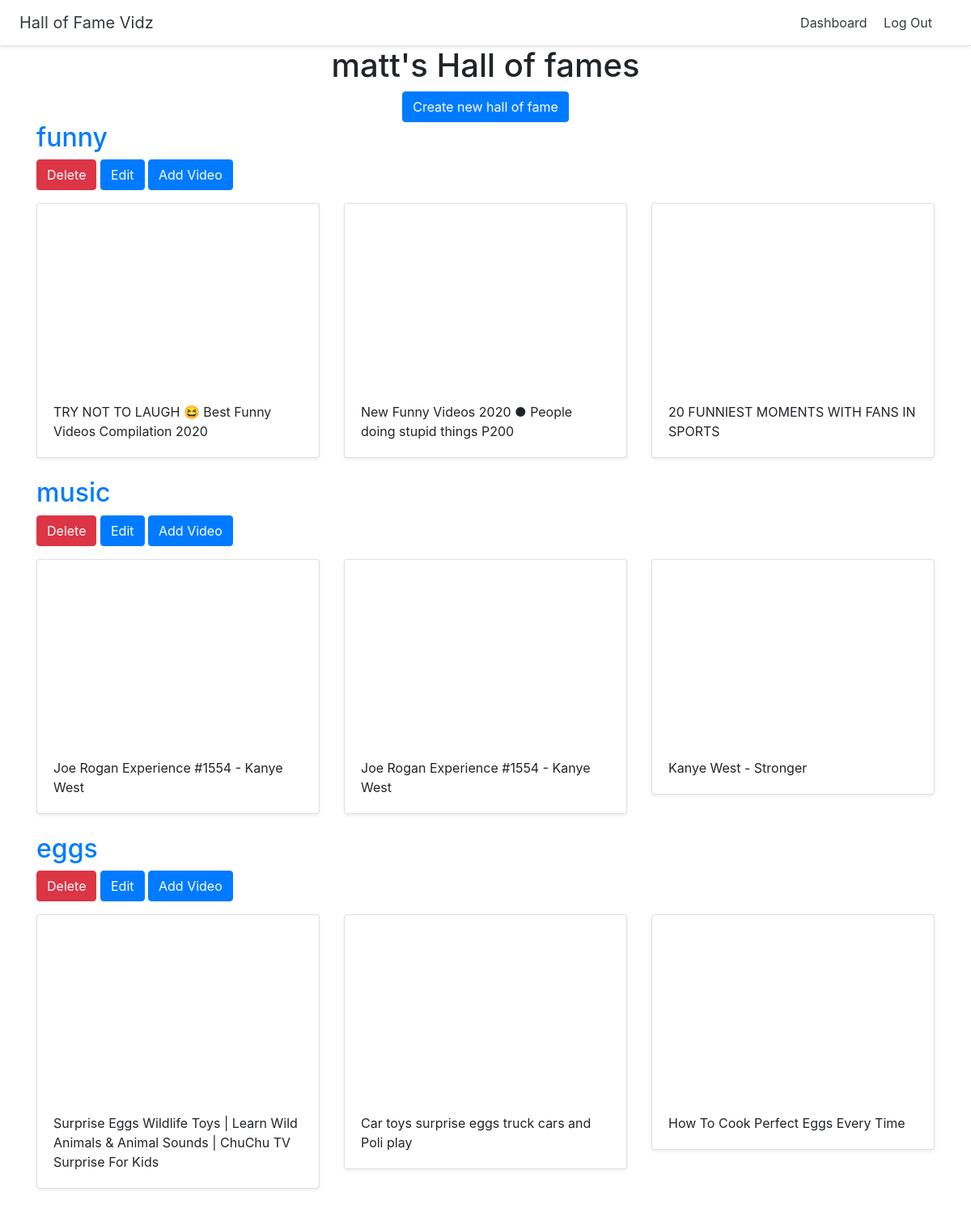
The page /dashboard (signed in) on the database its author committed.
### halls/models.py (models this page shows)
class Hall(models.Model):
	title = models.CharField(max_length = 255)
	user = models.ForeignKey(User, on_delete = models.CASCADE)

class Video(models.Model):
	title = models.CharField(max_length = 255)
	url = models.URLField()
	youtube_id = models.CharField(max_length = 255)
	hall = models.ForeignKey(Hall, on_delete = models.CASCADE)

### halls/views.py (the view)
# urls.py: path('dashboard', views.dashboard, name='dashboard'),
@login_required
def dashboard(request):
	halls = Hall.objects.filter(user = request.user)
	return render(request, 'halls/dashboard.html', {'halls':halls})

### halls/templates/halls/dashboard.html
  {% extends 'halls/base.html' %}
  {% block content %}
<div class="container">
	<div class="text-center">
		<h1>{{ user.username }}'s Hall of fames</h1>
		<a href="{% url 'create_hall' %}" class="btn btn-primary">Create new hall of fame</a>
	</div>
		{% for hall in halls %}
		<h2><a href="{% url 'detail_hall' hall.id %}">{{ hall.title }}</a></h2>
		<a href="{% url 'delete_hall' hall.id %}" class="btn btn-danger">Delete</a>
		<a href="{% url 'update_hall' hall.id %}" class="btn btn-primary">Edit</a>
		<a href="{% url 'add_video' hall.id %}" class="btn btn-primary">Add Video</a>
		<div class="row">
			{% for video in hall.video_set.all|slice:"0:3" %}
			<div class="col-md-4 mt-3">
				<div class="card mb-4 shadow-sm">
					<iframe width="100%" height="225" src="https://www.youtube.com/embed/{{ video.youtube_id }}" frameborder="0" allow="accelerometer; autoplay; encrypted-media; gyroscope; picture-in-picture" allowfullscreen></iframe>
					<div class="card-body">
						<p class="card-text">{{ video.title }}</p>
					</div>
				</div>
			</div>
		{% endfor %}
		</div>
	{% endfor %}
</div>
  {% endblock %}

### rows shown on the page
Hall: title "funny"
Video: title "TRY NOT TO LAUGH 😆 Best Funny Videos Compilation 2020"
Video: title "New Funny Videos 2020 ● People doing stupid things P200"
Video: title "20 FUNNIEST MOMENTS WITH FANS IN SPORTS"
Hall: title "music"
Video: title "Joe Rogan Experience #1554 - Kanye West"
Video: title "Joe Rogan Experience #1554 - Kanye West"
Video: title "Kanye West - Stronger"
Hall: title "eggs"
Video: title "Surprise Eggs Wildlife Toys | Learn Wild Animals & Animal Sounds | ChuChu TV Surprise For Kids"
Video: title "Car toys surprise eggs truck cars and Poli play"
Video: title "How To Cook Perfect Eggs Every Time"

### other values the page prints
{{ user.username }} "matt"
